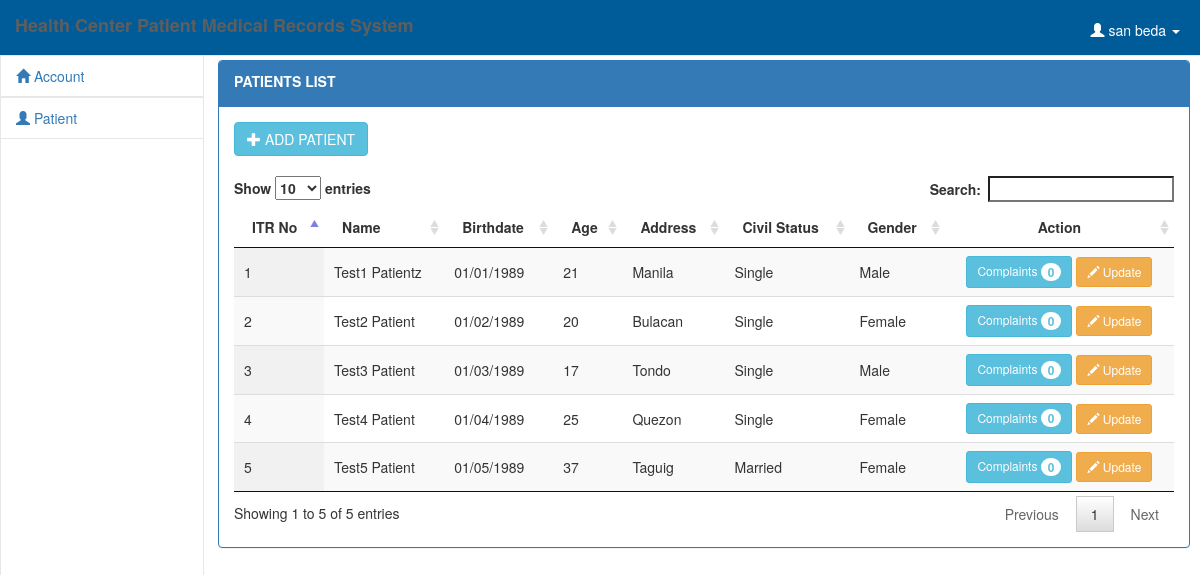
Page /admin/patient.php (signed in) on the committed database.
### tables this page shows
CREATE TABLE IF NOT EXISTS `itr` (
  `itr_no` varchar(4) NOT NULL,
  `family_no` varchar(6) NOT NULL,
  `phil_health_no` varchar(11) NOT NULL,
  `firstname` varchar(20) NOT NULL,
  `middlename` varchar(20) NOT NULL,
  `lastname` varchar(20) NOT NULL,
  `birthdate` varchar(20) NOT NULL,
  `age` int(3) NOT NULL,
  `address` varchar(30) NOT NULL,
  `civil_status` varchar(10) NOT NULL,
  `gender` varchar(10) NOT NULL,
  `BP` varchar(10) NOT NULL,
  `TEMP` varchar(10) NOT NULL,
  `PR` varchar(10) NOT NULL,
  `RR` varchar(10) NOT NULL,
  `WT` varchar(10) NOT NULL,
  `HT` varchar(10) NOT NULL,
  PRIMARY KEY (`itr_no`),
  UNIQUE KEY `itr_no` (`itr_no`)
);

### admin/patient.php (the view, shortened to what this page needs)
<!DOCTYPE html>
<html lang = "eng">
	<head>
		<link rel = "stylesheet" type = "text/css" href = "../css/bootstrap.css" />
		<link rel = "stylesheet" type = "text/css" href = "../css/jquery.dataTables.css" />
		<link rel = "stylesheet" type = "text/css" href = "../css/customize.css" />
	</head>
<body>
	<div class = "navbar navbar-default navbar-fixed-top" style="background-color: #005c99">
		<label class = "navbar-brand">Health Center Patient Medical Records System </label>
			<?php
				$conn = new mysqli("localhost", "root", "", "hcpms") or die(mysqli_error());
				$q = $conn->query("SELECT * FROM `admin` WHERE `admin_id` = '$_SESSION[admin_id]'") or die(mysqli_error());
				$f = $q->fetch_array();
			?>
			<ul class = "nav navbar-right">
				<li class = "dropdown">
					<a class = "user dropdown-toggle" data-toggle = "dropdown" href = "#">
						<span class = "glyphicon glyphicon-user"></span>
						<?php
							echo $f['firstname']." ".$f['lastname'];
						?>
						<b class = "caret"></b>
					</a>
				</li>
			</ul>
	</div>
	<div id = "sidebar">
			<ul id = "menu" class = "nav menu">
				<li><a href = ""><i class = "glyphicon glyphicon-home"></i> Account</a>
				</li>
				<li><li><a href = "patient.php"><i class = "glyphicon glyphicon-user"></i> Patient</a></li></li>
			</ul>
	</div>
	<div id = "content">
		<br />
		<br />
		<br />
		<div class = "panel panel-primary">
			<div class = "panel-heading">
				<label>PATIENTS LIST</Label>
			</div>
			<div class = "panel-body">
				<button id = "show_itr" class = "btn btn-info"><span class = "glyphicon glyphicon-plus"></span> ADD PATIENT</button>
				<br />
				<br />
				<table id = "table" class = "display" width = "100%" cellspacing = "0">
					<thead>
						<tr>
							<th>ITR No</th>
							<th>Name</th>
							<th>Birthdate</th>
							<th>Age</th>
							<th>Address</th>
							<th>Civil Status</th>
							<th>Gender</th>
							<th><center>Action</center></th>
						</tr>
					</thead>
					<tbody>
					<?php
						$conn = new mysqli("localhost", "root", "", "hcpms") or die(mysqli_error());
						$query = $conn->query("SELECT * FROM `itr` ORDER BY `itr_no` DESC") or die(mysqli_error());
						while($fetch = $query->fetch_array()){
						$id = $fetch['itr_no'];
						$q = $conn->query("SELECT COUNT(*) as total FROM `complaints` where `itr_no` = '$id' && `status` = 'Pending'") or die(mysqli_error());
						$f = $q->fetch_array();
					?>
						<tr>
							<td><?php echo $fetch['itr_no']?></td>
							<td><?php echo $fetch['firstname']." ".$fetch['lastname']?></td>
							<td><?php echo $fetch['birthdate']?></td>
							<td><?php echo $fetch['age']?></td>
							<td><?php echo $fetch['address']?></td>
							<td><?php echo $fetch['civil_status']?></td>
							<td><?php echo $fetch['gender']?></td>
							<td><center><a href = "complaints.php?id=<?php echo $fetch['itr_no']?>&lastname=<?php echo $fetch['lastname']?>" class = "btn btn-sm btn-info">Complaints <span class = "badge"><?php echo $f['total']?></span></a>
							<a href = "edit_patient.php?id=<?php echo $fetch['itr_no']?>&lastname=<?php echo $fetch['lastname']?>" class = "btn btn-sm btn-warning"><span class = "glyphicon glyphicon-pencil"></span> Update</a></center></td>
						</tr>
					<?php
						}
					?>
					</tbody>
					</table>
			</div>
		</div>
	</div>
</body>
</html>

### css/customize.css (style rules this page uses)
html, body { height:100%; }
#sidebar { top:55px; width:17%; position:fixed; height:100%; border:1px solid #e7e7e7; }
#content { float:right; width:81%; margin-right:10px; height:1000px; }
.user { color:#fff; margin-top:10px; margin-right:20px; }
.menu li { border-bottom:1px solid #E7E7E7; }

### rows in the picture
itr: itr_no "5", firstname "Test5", lastname "Patient", birthdate "01/05/1989", age "37", address "Taguig", civil_status "Married", gender "Female", total "0"
itr: itr_no "4", firstname "Test4", lastname "Patient", birthdate "01/04/1989", age "25", address "Quezon", civil_status "Single", gender "Female", total "0"
itr: itr_no "3", firstname "Test3", lastname "Patient", birthdate "01/03/1989", age "17", address "Tondo", civil_status "Single", gender "Male", total "0"
itr: itr_no "2", firstname "Test2", lastname "Patient", birthdate "01/02/1989", age "20", address "Bulacan", civil_status "Single", gender "Female", total "0"
itr: itr_no "1", firstname "Test1", lastname "Patientz", birthdate "01/01/1989", age "21", address "Manila", civil_status "Single", gender "Male", total "0"

### other values in the picture
$f['firstname'] "san"
$f['lastname'] "beda"
